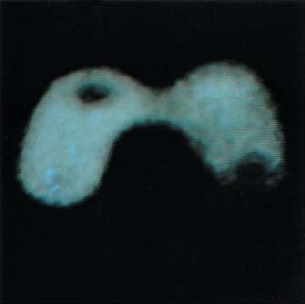
#> input picture imagens/Thyroid.jpg, 305 x 304 px
$ python ex1.py
#> lines starting #> are read from the running program, lines starting #| are printed output that depends on the picture
import numpy as np
import cv2
import sys
from matplotlib import pyplot as plt
import itertools
import os

if not os.path.exists("imagens"):
	print("Crie uma pasta 'imagens/' no mesmo diretorio deste script. As imagens originais devem estar nesta pasta.")
	quit()
elif not os.path.exists("imagens/ex1"):
    os.makedirs("imagens/ex1")


im = cv2.imread("imagens/Thyroid.jpg",1)
#> im is the input picture: shape (304, 305, 3); mean B, G, R 41.6, 39.3, 26.9


I = im.sum(axis=2)/3
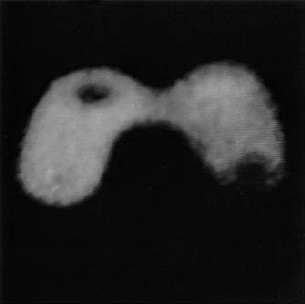
#> I: shape (304, 305) float64; min 1.33, max 167.7, mean 35.9

minimo = im.min()
#> minimo = 0
maximo = im.max()
#> maximo = 210
n_slices = 8
slice_size = int((maximo-minimo)/n_slices)
#> slice_size = 26

new_im = np.zeros(shape = (im.shape[0],im.shape[1],3))

# color = np.zeros(shape=(3), dtype=np.uint8)

colors = list(itertools.product(range(2), repeat=3))
for x in range(n_slices):
	bottom = x*slice_size + minimo
	top = bottom + slice_size
	color = np.asarray(colors[x])*255
	new_im[np.bitwise_and(I>=bottom,I<top)] = color
#> this loop made 8 passes
#> (bottom, top) on passes 1 to 8: (0, 26), (26, 52), (52, 78), (78, 104), (104, 130), (130, 156), (156, 182), (182, 208)
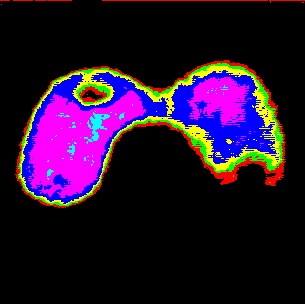
#> new_im: shape (304, 305, 3) float64; mean of channels 0, 1, 2 43.7, 15.9, 38.4; drawn as B, G, R

cv2.imwrite("imagens/ex1/sliced.jpg",new_im)

$ run again, with imagens/slices_book.png saved as imagens/Thyroid.jpg
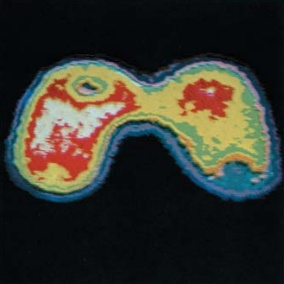
#> input picture imagens/slices_book.png, 284 x 284 px
#> im is the input picture: shape (284, 284, 3); mean B, G, R 46.1, 53.5, 52.9
#> `I = im.sum(axis=2)/3`:
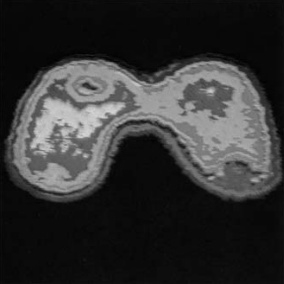
#> I: shape (284, 284) float64; min 0, max 213.3, mean 50.8
#> minimo = 0
#> maximo = 240
#> slice_size = 30
#> the loop `for x in range(n_slices):` made 8 passes
#> (bottom, top) on passes 1 to 8: (0, 30), (30, 60), (60, 90), (90, 120), (120, 150), (150, 180), (180, 210), (210, 240)
#> after the loop `for x in range(n_slices):`:
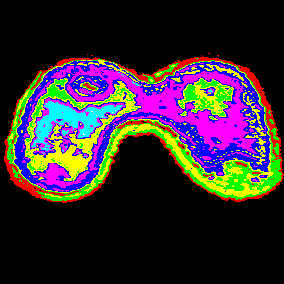
#> new_im: shape (284, 284, 3) float64; mean of channels 0, 1, 2 50, 40.7, 52; drawn as B, G, R
